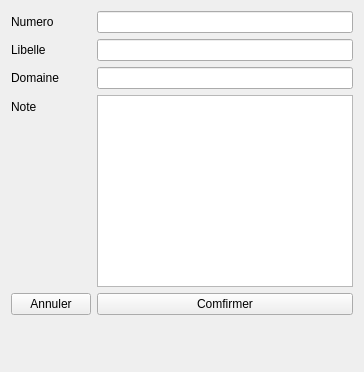
                  <widget class="QWidget" name="tabEC">
                   <attribute name="title">
                    <string>EC</string>
                   </attribute>
                   <layout class="QHBoxLayout" name="horizontalLayout_12">
                    <item>
                     <layout class="QFormLayout" name="formLayout_4">
                      <item row="0" column="0">
                       <widget class="QLabel" name="labelEcole_3">
                        <property name="text">
                         <string>Numero</string>
                        </property>
                       </widget>
                      </item>
                      <item row="0" column="1">
                       <widget class="QLineEdit" name="ecoleEdit_3"/>
                      </item>
                      <item row="1" column="0">
                       <widget class="QLabel" name="labelNomFil_3">
                        <property name="text">
                         <string>Libelle</string>
                        </property>
                       </widget>
                      </item>
                      <item row="1" column="1">
                       <widget class="QLineEdit" name="editNomFil_3"/>
                      </item>
                      <item row="2" column="1">
                       <widget class="QLineEdit" name="editFiliere_3"/>
                      </item>
                      <item row="4" column="0">
                       <widget class="QPushButton" name="btnCancelFiliere_3">
                        <property name="text">
                         <string>Annuler</string>
                        </property>
                       </widget>
                      </item>
                      <item row="4" column="1">
                       <widget class="QPushButton" name="btnConfirmFiliere_3">
                        <property name="text">
                         <string>Comfirmer</string>
                        </property>
                       </widget>
                      </item>
                      <item row="3" column="0">
                       <widget class="QLabel" name="labelNoteClass_3">
                        <property name="text">
                         <string>Note</string>
                        </property>
                       </widget>
                      </item>
                      <item row="5" column="1">
                       <spacer name="verticalSpacer_10">
                        <property name="orientation">
                         <enum>Qt::Vertical</enum>
                        </property>
                        <property name="sizeHint" stdset="0">
                         <size>
                          <width>20</width>
                          <height>40</height>
                         </size>
                        </property>
                       </spacer>
                      </item>
                      <item row="2" column="0">
                       <widget class="QLabel" name="labelNomFil_4">
                        <property name="text">
                         <string>Domaine</string>
                        </property>
                       </widget>
                      </item>
                      <item row="3" column="1">
                       <widget class="QPlainTextEdit" name="editNoteClass_3"/>
                      </item>
                     </layout>
                    </item>
                   </layout>
                  </widget>
